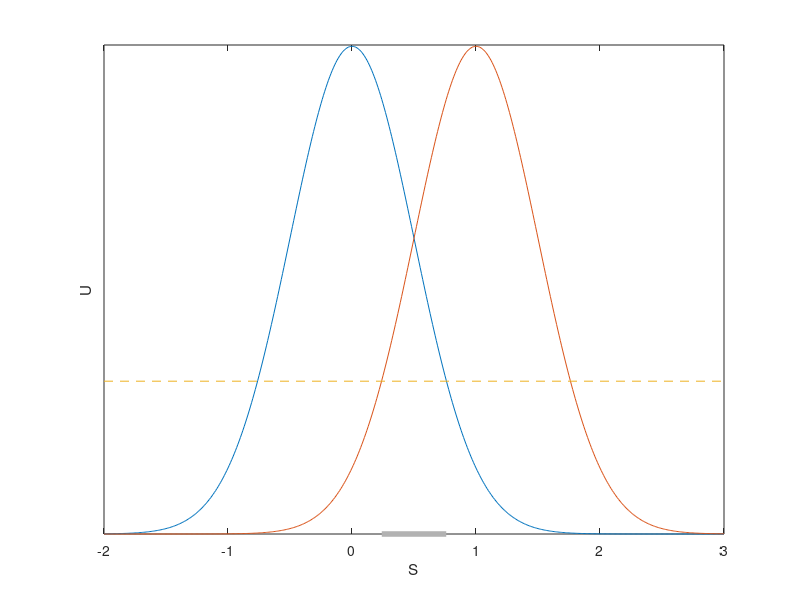
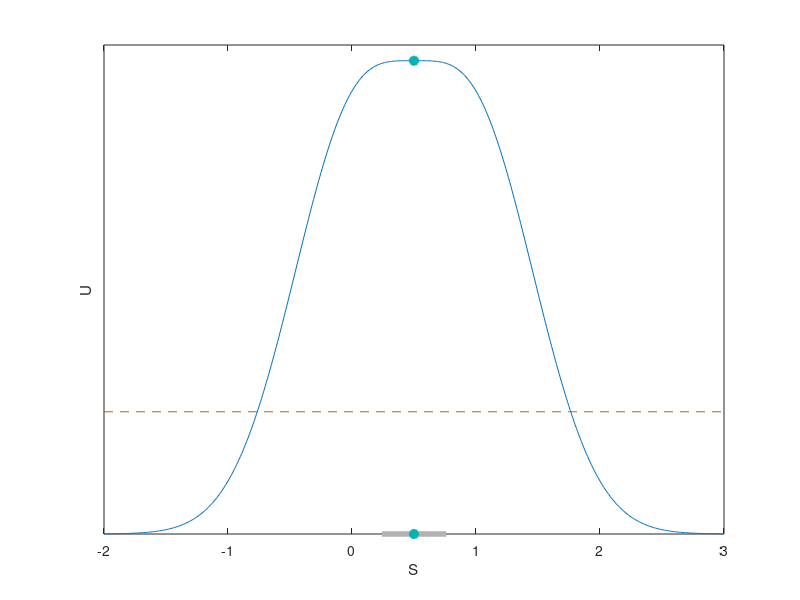

Write MATLAB code to recreate these figures, in order.
x = [-2:.01: 3];

x1 = x;
y1 = normpdf(x1,0,0.5);

x2 = x;
y2 = normpdf(x2,1,0.5);

y= y1+y2;

figure(1)
plot(x1,y1)
hold on
plot(x2,y2)
hold on
threshold = 0.25;
line([-2,3],[threshold,threshold],'LineStyle','--')

[~,temp_index1] = min(abs(y1((length(y1)-1)/2+1:end)-threshold));
[~,temp_index2] = min(abs(y2(1:(length(y2)-1)/2)-threshold));
hold on

region_color = [0.7 0.7 0.7];
regionX = x(temp_index2:temp_index1+(length(y1)-1)/2);
if sum(diff(regionX)>0.010001) ==0 
   line([regionX(1),regionX(end)],[0,0], 'Color',region_color,'LineWidth',4)
   hold off
else
   midPoint = find(diff(regionX)>0.01001);
   line([regionX(1),regionX(midPoint)],[0,0], 'Color',region_color,'LineWidth',4)
   hold on
   line([regionX(midPoint+1),regionX(end)],[0,0], 'Color',region_color,'LineWidth',4)
   hold off
end
hold off
ylabel('U')
yticks([])
xlabel('S')

figure(2)
plot(x1,y)
hold on
line([-2,3],[threshold,threshold],'LineStyle','--')
hold on
if sum(diff(regionX)>0.010001) ==0 
   line([regionX(1),regionX(end)],[0,0], 'Color',region_color,'LineWidth',4)
else
   midPoint = find(diff(regionX)>0.01001);
   line([regionX(1),regionX(midPoint)],[0,0], 'Color',region_color,'LineWidth',4)
   hold on
   line([regionX(midPoint+1),regionX(end)],[0,0], 'Color',region_color,'LineWidth',4)
end

hold on
[max_v, max_i] =  max(y);
scatter(x(max_i),max_v,'MarkerEdgeColor',[0 .7 .7],'MarkerFaceColor',[0 .7 .7],'LineWidth',1.5)
hold on
scatter(x(max_i),0,'MarkerEdgeColor',[0 .7 .7],'MarkerFaceColor',[0 .7 .7],'LineWidth',1.5)
hold off


ylabel('U')
yticks([])
xlabel('S')
